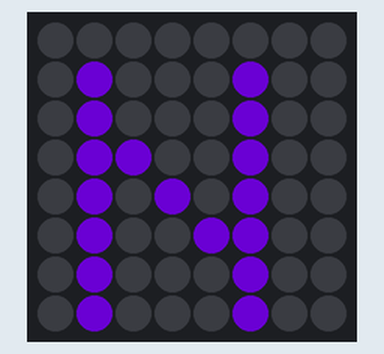
This program was run on a simulated Raspberry Pi (BCM pin numbers) with a Sense HAT. On the bench: the Sense HAT's 8×8 RGB LED matrix. Dim RGB values are drawn brighter than linear; random numbers come from a fixed seed.

Above: at 0.1 s.
At 1.1 s:
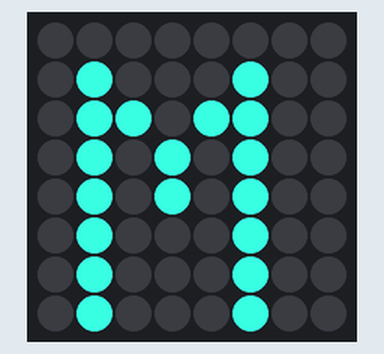
At 2.1 s:
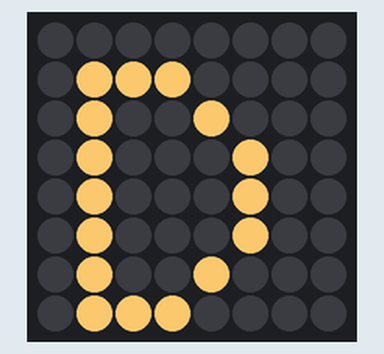

The program:

nmd.py
```python
from sense_hat import SenseHat
from time import sleep
from random import randint

sense = SenseHat()

randcolor1 = (randint(0, 255), randint(0, 255), randint(0, 255))
randcolor2 = (randint(0, 255), randint(0, 255), randint(0, 255))
randcolor3 = (randint(0, 255), randint(0, 255), randint(0, 255))

while True:
  sense.show_letter("N", randcolor1)
  sleep(1)
  sense.show_letter("M", randcolor2)
  sleep(1)
  sense.show_letter("D", randcolor3)
  sleep(3)
```

Measured:
- by itself, everything shown: repeats every 5.0 s, in 3 steps
- what the display in image 1 shows lasts 1.0 s, from 1.0 s to 2.0 s
- what the display in image 2 shows lasts 3.0 s, from 2.0 s to 5.0 s
